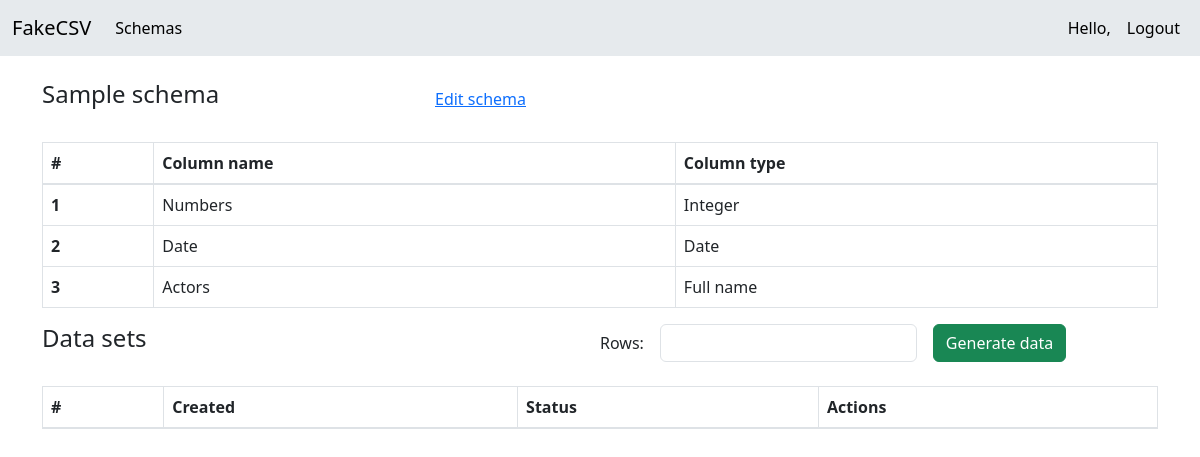
The app's page /data-sets/, older data.
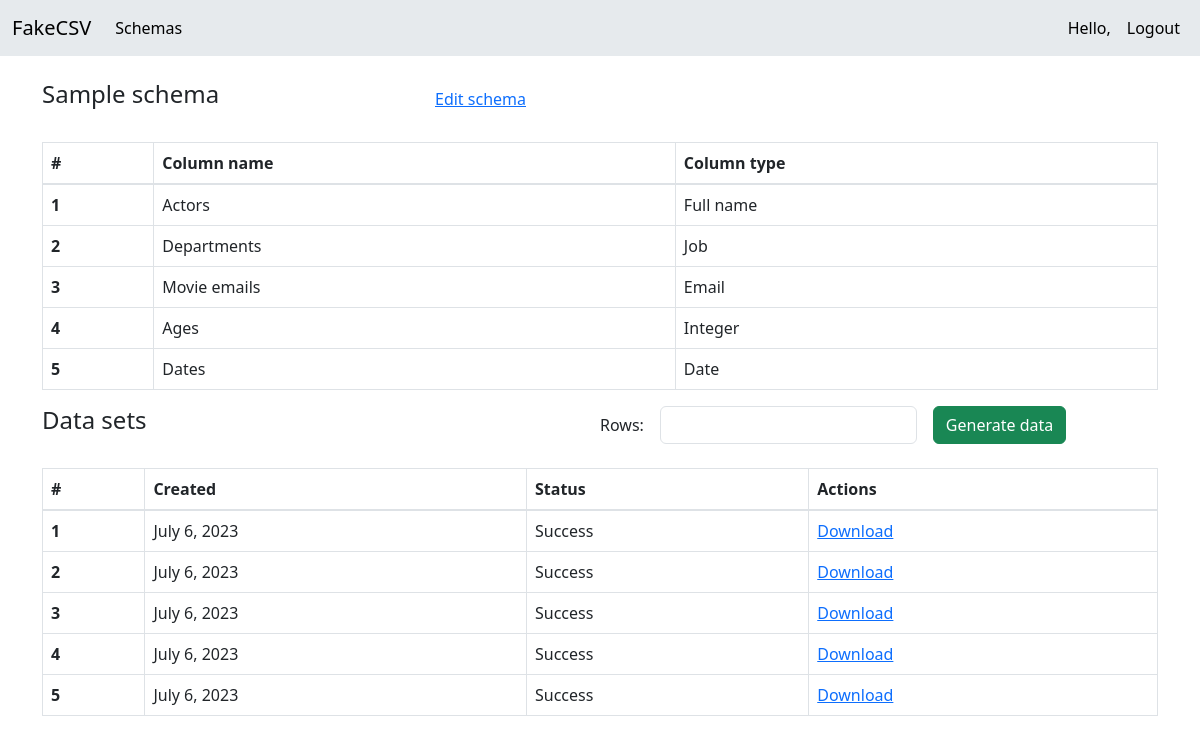
The same page, newer data.
### CSV_converter/models.py (models this page shows, shortened)
class Column(models.Model):
    name = models.CharField(max_length=255)
    type = models.CharField(
        max_length=255,
        choices=TYPE_CHOICES
    )
    order = models.CharField(max_length=255)
    schema = models.ForeignKey(
        Schema,
        on_delete=models.CASCADE
    )

class File(models.Model):
    name = models.CharField(max_length=255)
    date = models.DateField(auto_now=True)
    schema = models.ForeignKey(
        Schema,
        on_delete=models.CASCADE
    )

### CSV_converter/views.py (the view, shortened to what this page needs)
# urls.py: path('data-sets/', views.DataSetsView.as_view(), name='data_sets'),
class DataSetsView(View):
    template_name = "data_sets.html"
    fake = Faker()
    def get(self, *args, **kwargs):
        schema = Schema.objects.last()
        columns = schema.column_set.all()
        files = schema.file_set.all()
        return render(self.request, self.template_name,
            {"columns": columns, "files": files})

### CSV_converter/templates/data_sets.html (shortened to what this page needs)
{% extends 'base.html' %}
{% block content %}
  <form method="post">
    <div class="row justify-content-start">
        <div class="col-4">
            <h4>Sample schema</h4>
        </div>
        <div class="col-4">
            <button type="button" class="btn btn-link">Edit schema</button>
        </div>
    </div>
    <br>
    <table class="table table-bordered">
        <thead>
        <tr>
            <th scope="col">#</th>
            <th scope="col">Column name</th>
            <th scope="col">Column type</th>
        </tr>
        </thead>
        <tbody>
        {% for column in columns %}
        <tr>
            <th scope="row">{{ forloop.counter }}</th>
            <td>{{ column.name }}</td>
            <td>{{ column.get_type_display }}</td>
        </tr>
        {% endfor %}
        </tbody>
    </table>
    <div class="d-flex justify-content-between mb-4">
          <div class="col p-0">
            <h4>Data sets</h4>
          </div>
          <div class="col">
            <div class="row g-3 align-items-center">
                <div class="col-auto">
                  <label for="rows" class="col-form-label">Rows:</label>
                </div>
                <div class="col-auto">
                  <input type="text" id="rows" name="rows" class="form-control">
                </div>
                <div class="col-auto">
                    <button id="generate-data" type="submit" class="btn btn-success">Generate data</button>
                </div>
            </div>
          </div>
    </div>
    <table id="data-table" class="table table-bordered">
        <thead>
        <tr>
            <th scope="col">#</th>
            <th scope="col">Created</th>
            <th scope="col">Status</th>
            <th scope="col">Actions</th>
        </tr>
        </thead>
        <tbody id="table-body">
          {% for file in files %}
          <tr>
              <th scope="row">{{ forloop.counter }}</th>
              <td>{{ file.date }}</td>
              <td>Success</td>
              <td><a href="/media/{{ file.name }}">Download</a></td>
          </tr>
          {% endfor %}
        </tbody>
    </table>
  </form>
{% endblock %}

### CSV_converter/templates/base.html (shortened to what this page needs)
{% load static %}
<!DOCTYPE html>
<html lang="en">
<head>
    <link rel="stylesheet" href="https://stackpath.bootstrapcdn.com/bootstrap/4.5.0/css/bootstrap.min.css"
>
    <link href="https://cdn.jsdelivr.net/npm/bootstrap@5.3.0/dist/css/bootstrap.min.css" rel="stylesheet">
</head>
<body class="override">
  <nav class="navbar navbar-expand-lg sticky-top" style="background-color: #e6eaed;" role="navigation">
      <div class="container-fluid">
        <span class="navbar-brand mb-0 h1">FakeCSV</span>
        <div class="collapse navbar-collapse" id="navbarSupportedContent">
          <ul class="navbar-nav me-auto mb-2 mb-lg-0">
            <li class="nav-item">
              <a class="nav-link active" aria-current="page" href="{% url 'data_schemas' %}">Schemas</a>
            </li>
          </ul>
          <ul class="navbar-nav ml-auto">
              <li class="nav-item">
                  <a class="nav-link active" aria-current="page" href="#">Hello, {{ user.username }}</a>
              </li>
              <li class="nav-item">
                  <a class="nav-link active" aria-current="page" href="{% url 'logout' %}">Logout</a>
              </li>
          </ul>
        </div>
      </div>
  </nav>
  <br>
  <main role="main">
    <div class="container">
      {% block content %}{% endblock %}
    </div>
  </main>
</body>
</html>

Row changes from the older to the newer data that the page shows:
removed Column: name "Numbers", type "Integer"
removed Column: name "Date", type "Date"
added Column: name "Departments", type "Job"
added Column: name "Movie emails", type "Email"
added Column: name "Ages", type "Integer"
added Column: name "Dates", type "Date"
added File: date "July 6, 2023"
added File: date "July 6, 2023"
added File: date "July 6, 2023"
added File: date "July 6, 2023"
added File: date "July 6, 2023"
